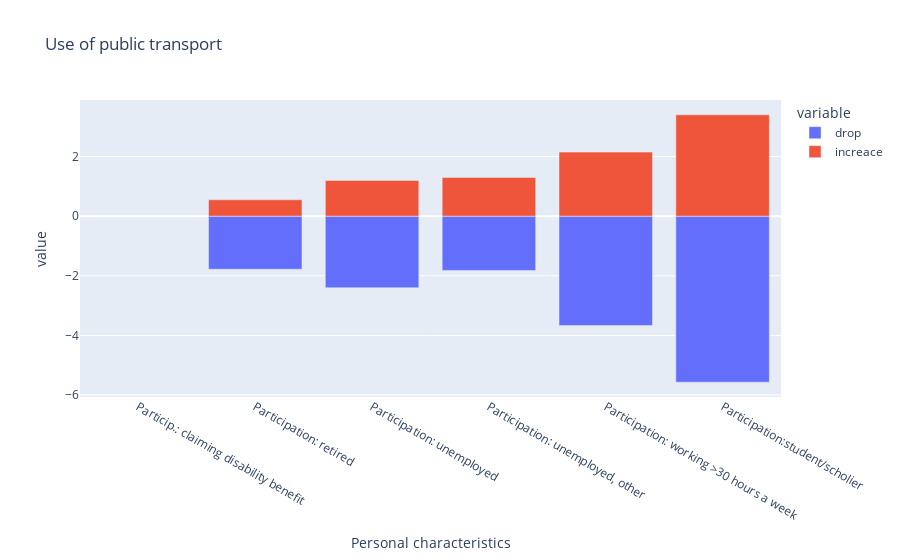

Notebook code for this chart:
### Code cell
fig = px.bar(aver_upt, x='Personal characteristics', y=['drop', 'increace'], title='Use of public transport')
# Show the plot
fig.show()

### Figure 1 — Plotly figure (JSON) as saved in the notebook; plotly's stock layout.template omitted (floating-point values rounded to 4 significant figures)
{"data": [{"alignmentgroup": "True", "hovertemplate": "variable=drop<br>Personal characteristics=%{x}<br>value=%{y}<extra></extra>", "legendgroup": "drop", "marker": {"color": "#636efa", "pattern": {"shape": ""}}, "name": "drop", "offsetgroup": "drop", "orientation": "v", "showlegend": true, "textposition": "auto", "type": "bar", "x": ["Particip.: claiming disability benefit", "Participation: retired", "Participation: unemployed", "Participation: unemployed, other", "Participation: working >30 hours a week", "Participation:student/scholier"], "xaxis": "x", "y": [null, -1.78, -2.4, -1.82, -3.67, -5.57], "yaxis": "y"}, {"alignmentgroup": "True", "hovertemplate": "variable=increace<br>Personal characteristics=%{x}<br>value=%{y}<extra></extra>", "legendgroup": "increace", "marker": {"color": "#EF553B", "pattern": {"shape": ""}}, "name": "increace", "offsetgroup": "increace", "orientation": "v", "showlegend": true, "textposition": "auto", "type": "bar", "x": ["Particip.: claiming disability benefit", "Participation: retired", "Participation: unemployed", "Participation: unemployed, other", "Participation: working >30 hours a week", "Participation:student/scholier"], "xaxis": "x", "y": [null, 0.55, 1.2, 1.3, 2.15, 3.4], "yaxis": "y"}], "layout": {"barmode": "relative", "legend": {"title": {"text": "variable"}, "tracegroupgap": 0}, "title": {"text": "Use of public transport"}, "xaxis": {"anchor": "y", "domain": [0, 1], "title": {"text": "Personal characteristics"}}, "yaxis": {"anchor": "x", "domain": [0, 1], "title": {"text": "value"}}}}
